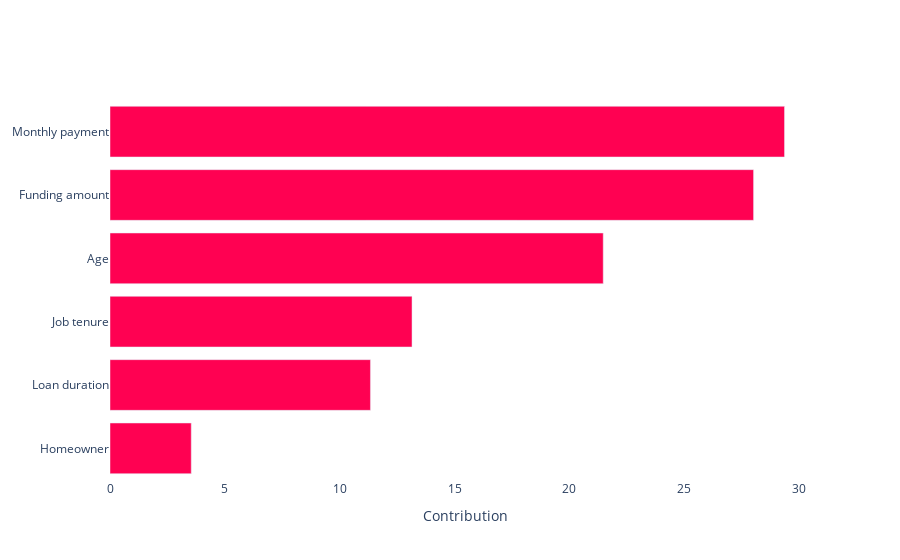

Notebook cell for this chart:
### Code cell
from src.part8 import xper_method

df2 = df.sample(500).drop(["ID", "Pred_default (y_hat)", "PD", "Group"], axis=1)
X_filtered = df2.drop("Default (y)", axis=1)
y_filtered = df2["Default (y)"]
 
X_train_filt, X_test_filt, y_train_filt, y_test_filt = train_test_split(X_filtered, y_filtered, test_size=0.15, random_state=42)

xper_method(model=cat_model, eval_metric="Accuracy", dataset=df2, target_col="Default (y)", X_train=X_train_filt, y_train=y_train_filt, X_test=X_test_filt, y_test=y_test_filt)

### Figure 1 — Plotly figure (JSON) as saved in the notebook; plotly's stock layout.template omitted (floating-point values rounded to 4 significant figures)
{"data": [{"marker": {"color": [29.37, 28.02, 21.48, 13.15, 11.34, 3.537], "colorscale": [[0, "rgb(255, 1, 82)"], [1, "rgb(255, 1, 82)"]]}, "orientation": "h", "type": "bar", "x": [29.37, 28.02, 21.48, 13.15, 11.34, 3.537], "y": ["Monthly payment", "Funding amount", "Age", "Job tenure", "Loan duration", "Homeowner"]}], "layout": {"plot_bgcolor": "white", "showlegend": false, "xaxis": {"title": {"text": "Contribution"}}, "yaxis": {"autorange": "reversed"}}}
